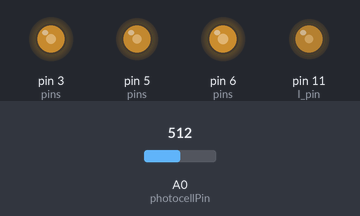
A sketch run on a simulated Arduino Uno, built with avr-gcc and run on an emulated ATmega328P. Shown: output pins drawn as LEDs (lit = HIGH). Inputs (shaded band) come from the test bench; at power-on: A0 (photocellPin) = 512.

Above: at 1.2 s.
1.3 s: A0 (photocellPin) set to 245
At 1.66 s:
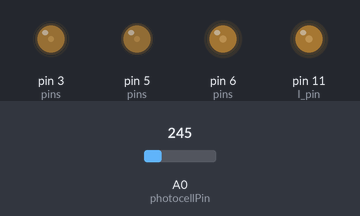
4.3 s: A0 (photocellPin) set to 265
At 5.0 s:
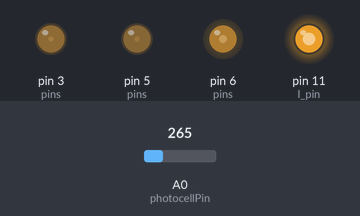
7.3 s: A0 (photocellPin) set to 306
At 7.73 s:
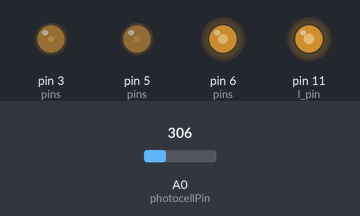
10.3 s: A0 (photocellPin) set to 122
At 10.46 s:
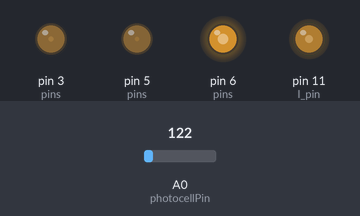
13.3 s: A0 (photocellPin) set to 0
At 13.5 s:
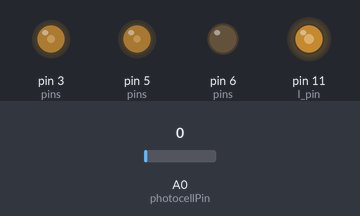
Timing chart, 0 to 29.7 s (numbered marks = the images above; inputs shaded):
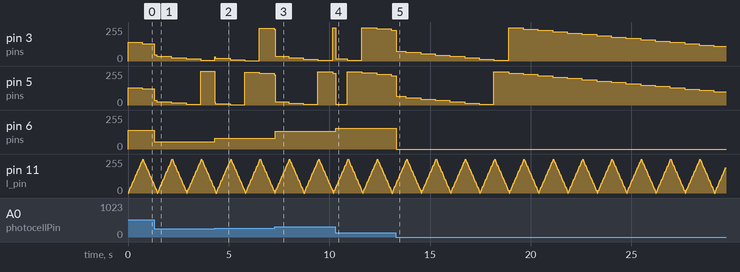

Measured:
- after the input at 1.3 s, pin 6 (pins): 140/255 → 56/255 at once
- after the input at 4.3 s, pin 6 (pins): 56/255 → 81/255 at once
- after the input at 7.3 s, pin 6 (pins): 81/255 → 134/255 at once
- after the input at 10.3 s, pin 6 (pins): 134/255 → 156/255 at once
- after the input at 13.3 s, pin 6 (pins): 156/255 → 0/255 at once

The sketch:

o2.ino
```cpp
// Økt 2
// PWM pin har ~ forran

#define COMMON_ANODE

const int l_pin = 11;
struct PWM
{
    int pin;
    int value;
    int change;
};

struct Usertime {
  unsigned long now = 0;
  unsigned long earlier = 100;
};

struct State {
  int led = LOW;
  int A0_Value = 0;
  const int photocellPin = A0;
  unsigned long count = 0;
};

struct RGB {
    byte pins[3] = {6,3,5};
    int r;
    int g;
    int b;
};

PWM pwm = {11, 0, 11}; // kanskje ikke beste variabelnavn
RGB rgb;
Usertime t, photocell;
State state;

void setup() {
    pinMode(pwm.pin, OUTPUT); // definert utgang på PWM pin 11
    for (int i = 0; i<sizeof(rgb.pins);i++){
        pinMode(rgb.pins[i], OUTPUT);
    }
}

void loop() {
    // bruker map her slik at man kan bruke hvilket interval man vil til endring av PWM verdi
    analogWrite(pwm.pin, map(pwm.value, 0, 255+abs(pwm.change), 0, 255));

    pwm.value = pwm.value + pwm.change;

    // vil blinke om "change" variabelen ikke er delelig på 255 uten map-funksjonen over
    if (pwm.value <= 0 || pwm.value >= 255 ) {
        pwm.change = -pwm.change;
        state.count = state.count + 10;
    }
    readPhotocell(2);
    setColor(state.A0_Value,(state.A0_Value + state.count) % 255,(state.A0_Value + (state.count+10)) % 255);
    delay(30);
}

void setColor(int red, int green, int blue) {
    #ifdef COMMON_ANODE
        red = 255 - red;
        green = 255 - green;
        blue = 255 - blue;
    #endif

    analogWrite(rgb.pins[0], red);
    analogWrite(rgb.pins[1], green);
    analogWrite(rgb.pins[2], blue);
}

void updatePhotocell(int pin) {
  state.A0_Value = map(analogRead(pin), 200, 0, 0, 255);
}

/*
  Ikke-blokkerende metode som leser verdien til fotocellen hvert 2. millisekund.
  Ser ut som man bør gjøre det slik at analog til digital konvertoren får litt tid
  mellom hver lesing.
*/
void readPhotocell(int timer) {
  photocell.now = millis();
  if (photocell.earlier == t.earlier) {
    photocell.earlier = timer;
  }
  if (photocell.now - photocell.earlier >= timer) {
    photocell.earlier = photocell.now;
    updatePhotocell(state.photocellPin);
  }
}
```
